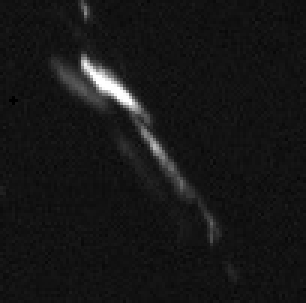
#> input picture Img_/0/ScreenShot00003.jpg, 102 x 101 px (shown 3 times larger); its folder holds only this picture in this run
$ jupyter execute --allow-errors '缺陷分类.ipynb'   (shell and % lines are left out)
#> lines starting #> are read from the running program, lines starting #| are printed output that depends on the picture
[cell 1]
import cv2
import numpy as np
import pandas
import glob
import matplotlib.pyplot as plt
import os

[cell 2]
path_list_0 = glob.glob('.\\0\\*')
path_list_0

[cell 3]
# path_name_0 = [i.split('\\')[-1] for i in path_list_0]
# path_name_0

[cell 4]
pwd = glob.glob('*')

#> (a cell that did not finish here is left out)

[cell 6]
# 0文件夹修改大小
count = 1
for i in path_list_0:
    img_name = i
    img = cv2.imread(img_name,0)
#> img is the input picture: shape (101, 102); min 0, max 255, mean 22.5
    # 修改图片大小
    img = cv2.resize(img, (32, 32), interpolation=cv2.INTER_CUBIC)
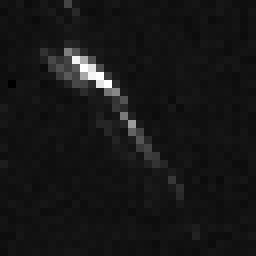
#> img: shape (32, 32) (shown 8 times larger); min 0, max 255, mean 22.4
    # print(img.shape)
    cv2.imwrite('.\\res_0\\' + str(count) + '.jpg',img)
    count += 1
    img = np.rot90(img)
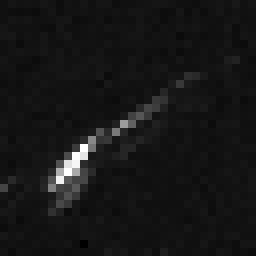
#> img: shape (32, 32) (shown 8 times larger); min 0, max 255, mean 22.4
    cv2.imwrite('.\\res_0\\' + str(count) + '.jpg',img)
    count += 1
    img = np.rot90(img)
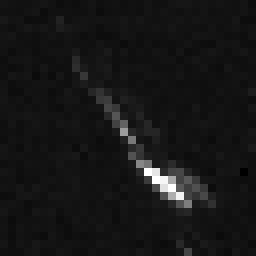
#> img: shape (32, 32) (shown 8 times larger); min 0, max 255, mean 22.4
    cv2.imwrite('.\\res_0\\' + str(count) + '.jpg',img)
    count += 1
    img = np.rot90(img)
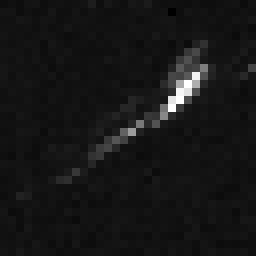
#> img: shape (32, 32) (shown 8 times larger); min 0, max 255, mean 22.4
    cv2.imwrite('.\\res_0\\' + str(count) + '.jpg',img)
    count += 1

$ run again, on Img_/0/ScreenShot00019.jpg
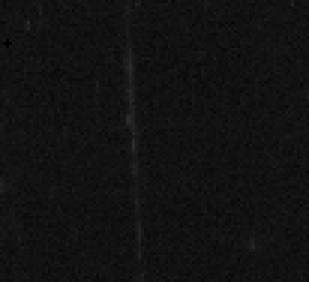
#> input picture Img_/0/ScreenShot00019.jpg, 103 x 94 px (shown 3 times larger)
#> img is the input picture: shape (94, 103); min 0, max 44, mean 17.8
#> `img = cv2.resize(img, (32, 32), interpolation=cv2.INTER_CUBIC)`:
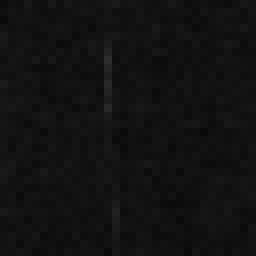
#> img: shape (32, 32) (shown 8 times larger); min 9, max 45, mean 17.8

$ run again, on Img_/0/ScreenShot00028.jpg
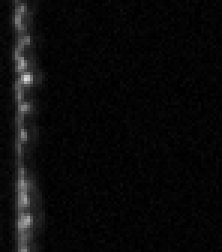
#> input picture Img_/0/ScreenShot00028.jpg, 74 x 84 px (shown 3 times larger)
#> img is the input picture: shape (84, 74); min 0, max 220, mean 10.3
#> `img = np.rot90(img)`:
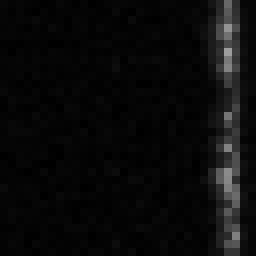
#> img: shape (32, 32) (shown 8 times larger); min 0, max 157, mean 10.4
#> `img = np.rot90(img)`:
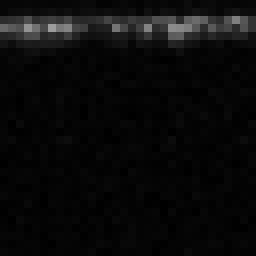
#> img: shape (32, 32) (shown 8 times larger); min 0, max 157, mean 10.4

$ run again, on Img_/0/ScreenShot00006.jpg
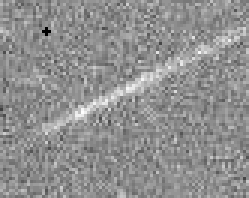
#> input picture Img_/0/ScreenShot00006.jpg, 83 x 66 px (shown 3 times larger)
#> img is the input picture: shape (66, 83); min 0, max 36, mean 20.4
#> `img = np.rot90(img)`:
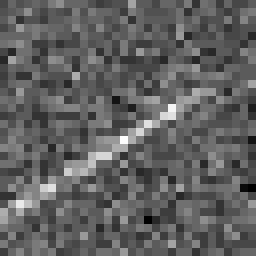
#> img: shape (32, 32) (shown 8 times larger); min 11, max 36, mean 20.5; drawn with min black and max white
#> `img = np.rot90(img)`:
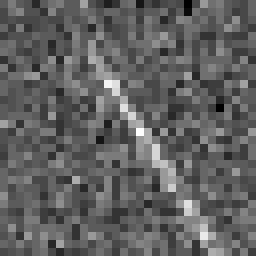
#> img: shape (32, 32) (shown 8 times larger); min 11, max 36, mean 20.5; drawn with min black and max white
